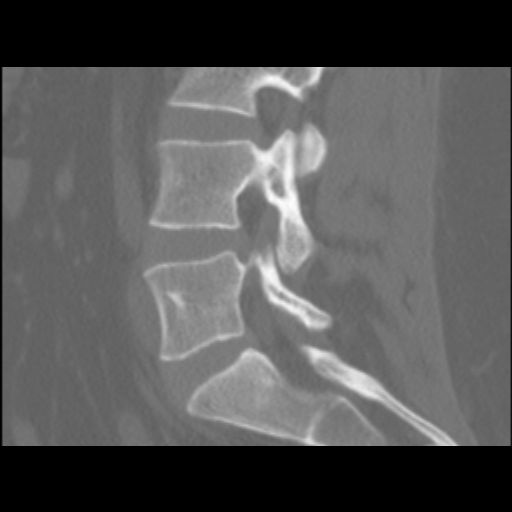
%> input picture final project He Qin/1.jpg, 512 x 512 px
$ octave experiment.m   (GNU Octave 9; MATLAB toolbox functions it lacks are replaced by stand-ins)
%> lines starting %> are read from the running program, lines starting %| are printed output that depends on the picture
%% Experiment
%inverse filter
I=imread('1.jpg');
%> I is the input picture: size 512x512 uint8; min 0, max 255, mean 87.2
subplot(1,3,1);
imshow(I);
[row,col]=size(I);
%> row = 512; col = 512
[u,v]=meshgrid(-row/2+1:row/2,-col/2+1:col/2);
T=1;
% r=0.1/2/pi;
r=0.1;
%a=(1+2^(1/2)/2)*r;
%b=2^(1/2)/2*r;
a=0.1;
b=0.1;
H=T./(pi*(u*a+v*b)+0.001)*sin(pi*(u*a+v*b)).*exp(-j*pi*(u*a+v*b));
I_=fft2(I);
I_=fftshift(I_);
G=H.*I_;
Ih=ifft2(fftshift(G));
%Ih=ifft2(G);
Ih=real(Ih);
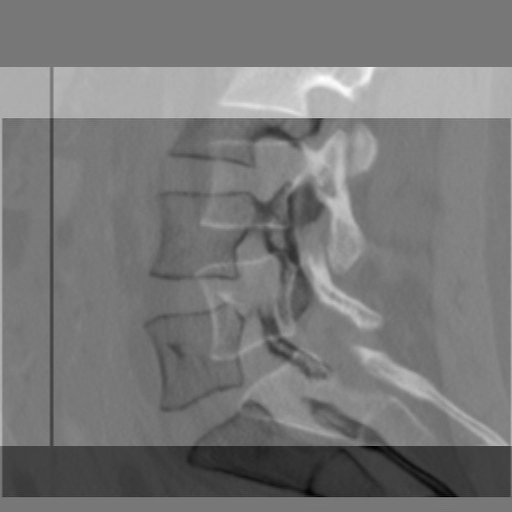
%> Ih: size 512x512 double; min -66325.4, max 74744.7, mean 633.7; drawn with min black and max white
subplot(1,3,2);
imshow(mat2gray(Ih));
%k=40;
%H2=exp(-k*((u-row/2)^2+(v-col/2)^2)^5/6);
H2=1./H;
G2=H2.*G;
Ih2=ifft2(fftshift(G2));
Ih2=real(Ih2);
subplot(1,3,3);
imshow(mat2gray(Ih2));
err1=immse(Ih,double(I));
%> err1 = 303217739.7
err2=immse(Ih2,double(I));
%> err2 = 2.44e-28

%1.Laplacian operation
OpLaplacian=[-1 -1 -1;-1 8 -1;-1 -1 -1];
fgh=imfilter(I,OpLaplacian);
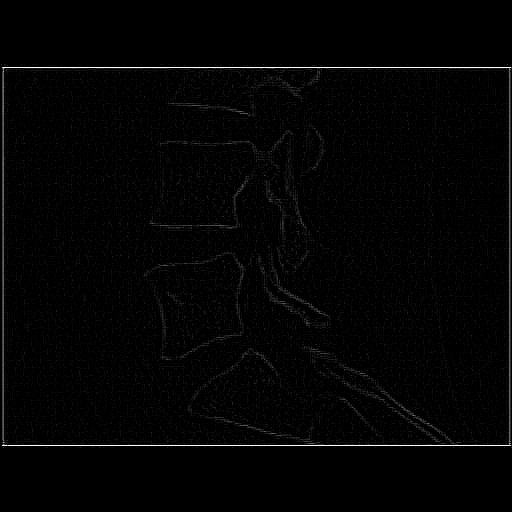
%> fgh: size 512x512 uint8; min 0, max 255, mean 3.7
figure;
subplot 221
imshow(I,[0 255]);
subplot 222
imshow(fgh,[0 255]);
%2.Sobel operation
OpSobel=[-1 -2 -1;-2 0 -2;1 2 1];
subplot 223
f1=imfilter(I,OpSobel);
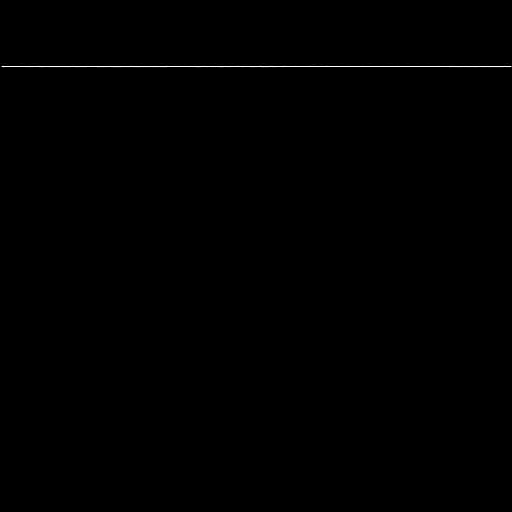
%> f1: size 512x512 uint8; min 0, max 255, mean 0.5
%3.Sobel+Laplacian;
subplot 224
f2=imfilter(I,OpSobel);
f2=imfilter(f2,OpLaplacian);

%4.geometric mean filter
m=3;
n=3;
I_1=imnoise(I,'gaussian');
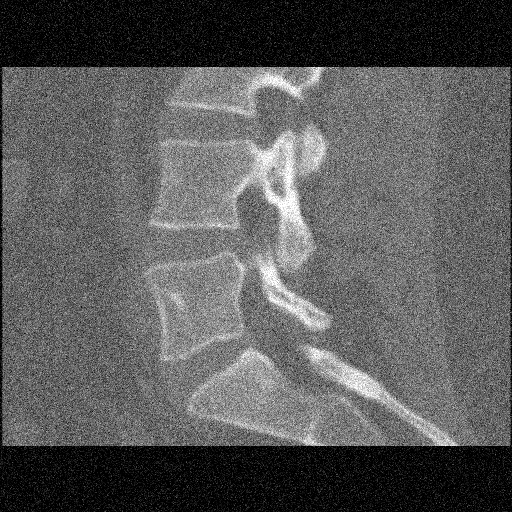
%> I_1: size 512x512 uint8; min 0, max 255, mean 89.8
O1=exp(imfilter(log(double(I_1)),ones(m,n),'replicate')).^(1/(m*n));
figure
subplot 121
imshow(I,[0 255]);

$ run again, with final project He Qin/10.jpg copied over final project He Qin/1.jpg
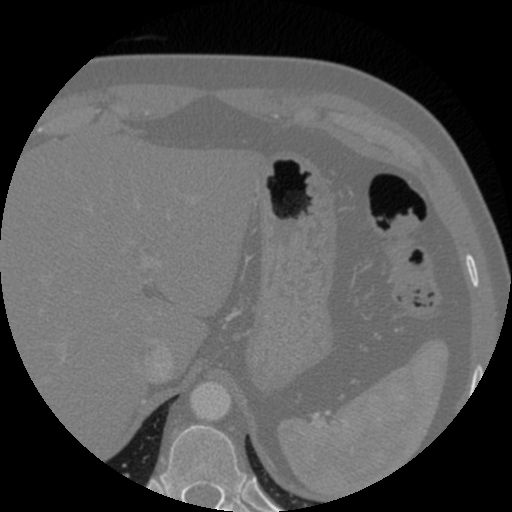
%> input picture final project He Qin/10.jpg, 512 x 512 px
%> I is the input picture: size 512x512 uint8; min 0, max 244, mean 84.2
%> `Ih=real(Ih);`:
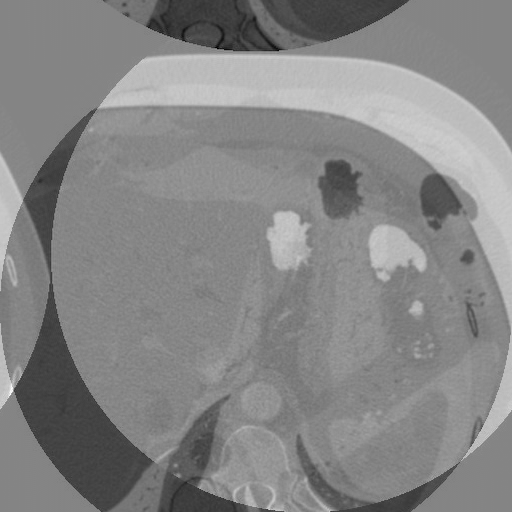
%> Ih: size 512x512 double; min -74755.1, max 68849.6, mean 611.8; drawn with min black and max white
%> err1 = 318492962.4
%> err2 = 5.83e-28
%> `O1=exp(imfilter(log(double(I_1)),ones(m,n),'replicate')).^(1/(m*n));`:
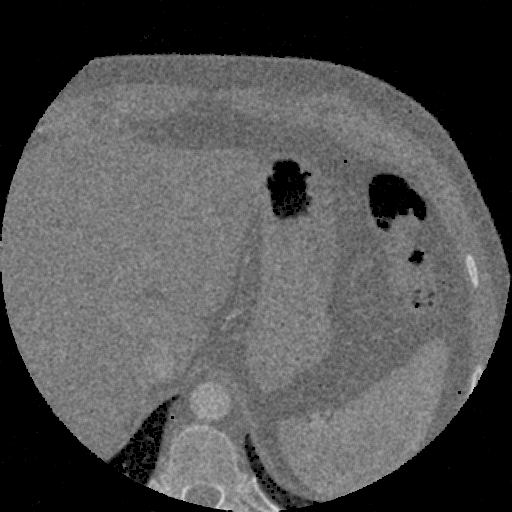
%> O1: size 512x512 double; min 0, max 218.9, mean 81

$ run again, with final project He Qin/3.jpg copied over final project He Qin/1.jpg
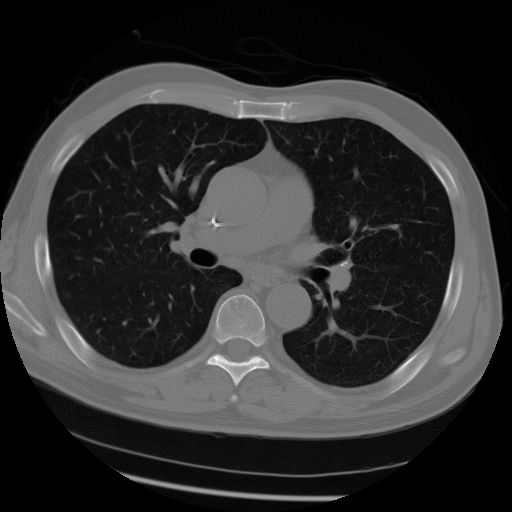
%> input picture final project He Qin/3.jpg, 512 x 512 px
%> I is the input picture: size 512x512 uint8; min 0, max 249, mean 47.8
%> `Ih=real(Ih);`:
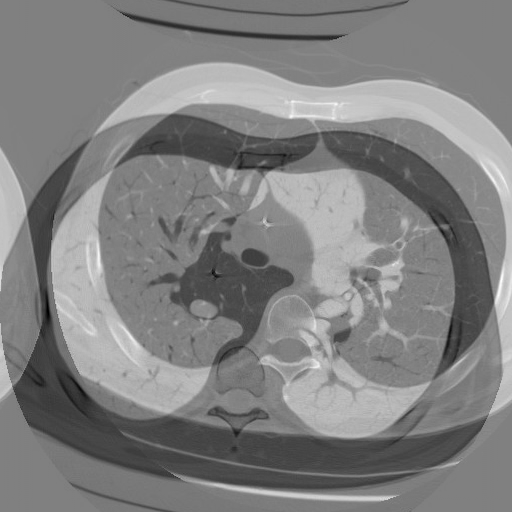
%> Ih: size 512x512 double; min -68974.9, max 68211.9, mean 346.9; drawn with min black and max white
%> err1 = 397473093.9
%> err2 = 3.59e-28
%> `O1=exp(imfilter(log(double(I_1)),ones(m,n),'replicate')).^(1/(m*n));`:
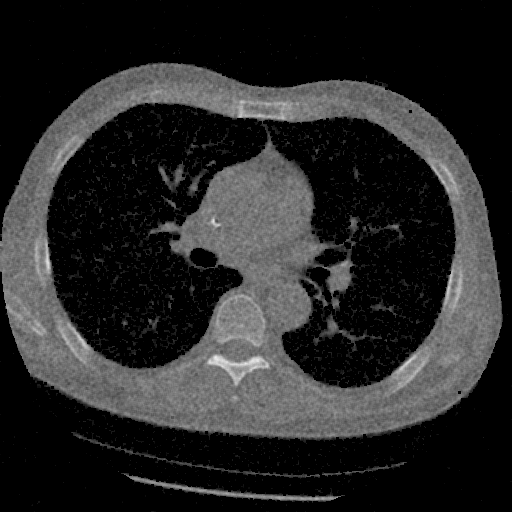
%> O1: size 512x512 double; min 0, max 238.1, mean 39.8
